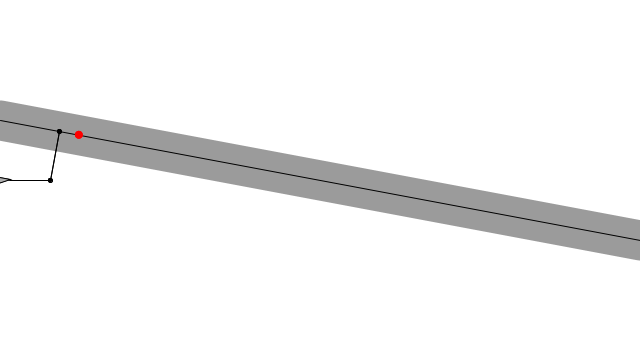
Frame 1 (no input)
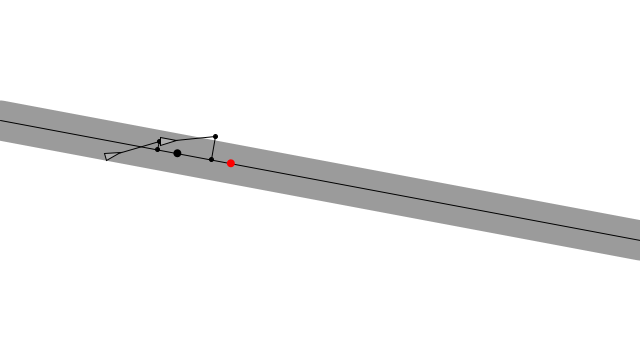
Frame 60 (the mouse pressed at the canvas centre just before this capture)
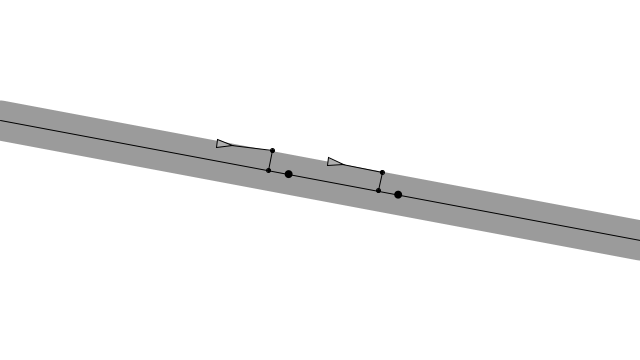
Frame 120 (the mouse held since frame 60 and released just before this capture)

The Processing sketch that drew these frames (run headless with seeded random() and noise(); from frame 60 on, the mouse is pressed at the canvas centre):

// Processing sketch: build
// ── build.pde

boolean debug = true;
Path path;
Vehicle v1;
Vehicle v2;

void setup() {
  size(640, 360);
  path = new Path();
  v1 = new Vehicle(new PVector(0, height/2), 2, 0.02);
  v2 = new Vehicle(new PVector(0, height/2), 3, 0.05);
}

void draw() {
  background(255);
  
  path.display();
  v1.follow(path);
  v2.follow(path);
  v1.run();
  v2.run();
  v1.borders(path);
  v2.borders(path);
  fill(0);
}

void keyPressed() {
  if(key == ' ') {
    debug = !debug;
  }
}

// ── Path.pde
class Path {
 
  PVector start;
  PVector end;
  float radius;
  
  Path() {
    radius = 20;
    start = new PVector(0, height/3);
    end = new PVector(width, 2*height/3);
  }
  
  void display() {
    strokeWeight(radius*2);
    stroke(0, 100);
    line(start.x, start.y, end.x, end.y);
    strokeWeight(1);
    stroke(0);
    line(start.x, start.y, end.x, end.y);
  }
}

// ── Vehicle.pde
class Vehicle {
  
  PVector location;
  PVector velocity;
  PVector acceleration;
  float r;
  
  // Define the maximum steering force and the maximum speed of the vehicle
  float maxForce;
  float maxSpeed;
  
  Vehicle (PVector l, float ms, float mf) {
    location = l.get();
    r = 4.0;
    maxSpeed = ms;
    maxForce = mf;
    acceleration = new PVector(0, 0);
    velocity = new PVector(maxSpeed, 0);
  }
  
  void run() {
    update();
    display();
  }
  
  // Reynolds' path following algorithm
  void follow(Path p) {
    
    // 1. Predict future location (50 frames ahead)
    PVector predict = velocity.get();
    predict.normalize();
    predict.mult(50);
    PVector predictLoc = PVector.add(location, predict);
    
    // 2. Get line segment data
    PVector a = p.start;
    PVector b = p.end;
    
    // 3. Get normal point to line
    PVector normalPoint = getNormalPoint(predictLoc, a, b);
    
    // 4. Find target point a little further ahead of normal
    PVector dir = PVector.sub(b, a);
    dir.normalize();
    dir.mult(10);
    PVector target = PVector.add(normalPoint, dir);
    
    // 5. How far are we away from the path?
    float distance = PVector.dist(predictLoc, normalPoint);
    // If greater than path radius, then steer
    if(distance > p.radius) {
      seek(target);
    }
    
    if(debug) {
      
      fill(0);
      stroke(0);
      line(location.x, location.y, predictLoc.x, predictLoc.y);
      ellipse(predictLoc.x, predictLoc.y, 4, 4);
      
      fill(0);
      stroke(0);
      line(predictLoc.x, predictLoc.y, normalPoint.x, normalPoint.y);
      ellipse(normalPoint.x, normalPoint.y, 4, 4);
      stroke(0);
      if(distance > p.radius) fill(255, 0, 0);
      noStroke();
      ellipse(target.x + dir.x, target.y + dir.y, 8, 8);
    }
    
  }
  
  
  // Get the normal point from a point (p) to a line segment (a–b)
  PVector getNormalPoint(PVector p, PVector a, PVector b) {
    
    PVector ap = PVector.sub(p, a);
    PVector ab = PVector.sub(b, a);
    ab.normalize();
    ab.mult(ap.dot(ab));
    PVector normalPoint = PVector.add(a, ab);
    return normalPoint;
    
  }
  
  void update() {
    velocity.add(acceleration);
    velocity.limit(maxSpeed);
    location.add(velocity);
    acceleration.mult(0);
  }
  
  void applyForce(PVector force) {
    acceleration.add(force);
  }
  
  void seek(PVector target) {
    PVector desired = PVector.sub(target, location);
    if (desired.mag() == 0) return;
    desired.normalize();
    desired.mult(maxSpeed);
    PVector steer = PVector.sub(desired, velocity);
    steer.limit(maxForce);
    applyForce(steer);
  }
  
  void display() {
    float theta = velocity.heading2D() + radians(90);
    fill(175);
    stroke(0);
    pushMatrix();
    translate(location.x, location.y);
    rotate(theta);
    beginShape(PConstants.TRIANGLES);
    vertex(0, -r*2);
    vertex(-r, r*2);
    vertex(r, r*2);
    endShape();
    popMatrix();
  }
  
  void borders(Path p) {
    if(location.x > p.end.x + r) {
      location.x = p.start.x - r;
      location.y = p.start.y + (location.y - p.end.y);
    }
  }
}
